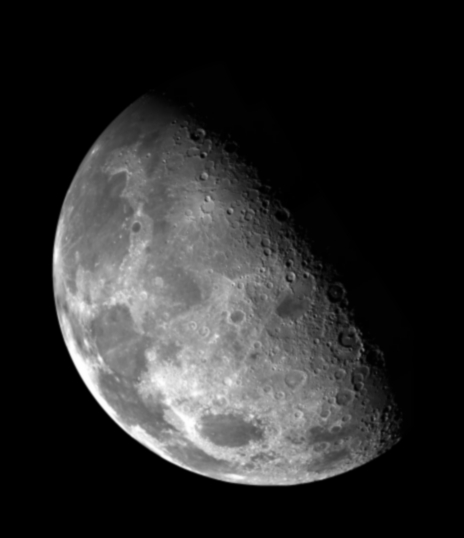
#> input picture Ex3/Immagini/luna.jpg, 464 x 538 px, found by its file name
$ python laplaciano.py
#> lines starting #> are read from the running program, lines starting #| are printed output that depends on the picture
### Librerie/MyLibrary.py
#!/usr/bin/env python3
# -*- coding: utf-8 -*-
"""
Created on Tue Apr 23 17:28:44 2024

@author: luketto
"""

import numpy as np              # importa Numpy
import matplotlib.pyplot as plt # importa Matplotlib
import scipy.ndimage as ndi     # importa Scipy per le immagini
import skimage.io as io         # importa il modulo Input/Output di SK-Imagex
import skimage.exposure as ex
from skimage.feature import local_binary_pattern

def leggiJPG(nomefile):
#> called with nomefile = 'luna.jpg'
    x = np.float64(io.imread(nomefile))
#> x: shape (538, 464) float64; min 0, max 255, mean 42.6
    #plt.figure()
    #plt.imshow(x, clim = None, cmap = "gray")
    return x

# [11 lines left out: functions leggiRAW, showImage, not called in this run]

def showTwoImages(nomeImmagine1, nomeImmagine2, descrizione1, descrizione2):
    plt.figure()
    plt.subplot(1,2,1)
    plt.imshow(nomeImmagine1, clim=None, cmap="gray")
    plt.title(descrizione1)
    plt.subplot(1,2,2)
    plt.imshow(nomeImmagine2, clim=None, cmap="gray");
    plt.title(descrizione2)

# [63 lines left out: functions show_three_images, show_histogram, extract_feature, glob_equaliz, loc_equaliz, smooth and 2 more, not called in this run]

def rgb2cmy(x):
    y = 1.0 - x
    return y

# [102 lines left out: functions rgb2cmyk, fourier_transform, graph, gaussLPF, rgb_to_hsi, hsi_to_rgb, not called in this run]


# [9 lines of commented-out code are left out]

### Ex3/Script/laplaciano.py
#!/usr/bin/env python3
# -*- coding: utf-8 -*-
"""
Filtri di sharpening
"""

import sys
sys.path.append('/Users/luketto/Desktop/II Semestre IV Anno/ESM/Esercizi/Librerie')
import MyLibrary as ml
import bitop as bit
import numpy as np              # importa Numpy
import matplotlib.pyplot as plt # importa Matplotlib
import scipy.ndimage as ndi     # importa Scipy per le immagini
import skimage.io as io         # importa il modulo Input/Output di SK-Imagex
import skimage.exposure as ex
import scipy.ndimage as ndi

x = ml.leggiJPG("luna.jpg")
h = np.array([[0,-1,0],[-1,4,-1],[0,-1,0]], dtype=np.float64)
z = ndi.correlate(x, h)
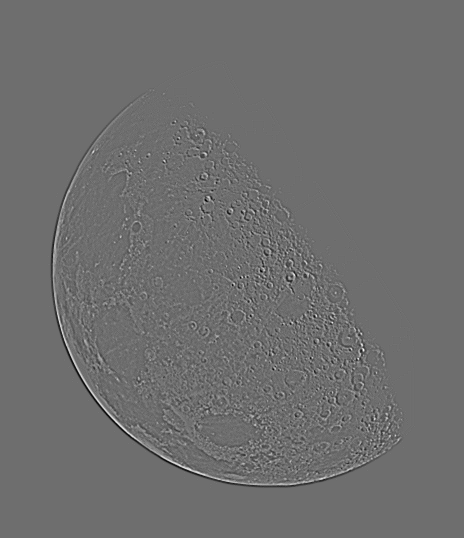
#> z: shape (538, 464) float64; min -82, max 107, mean 0; drawn with min black and max white


ml.showTwoImages(x, z, "Originale", "Filtrata")
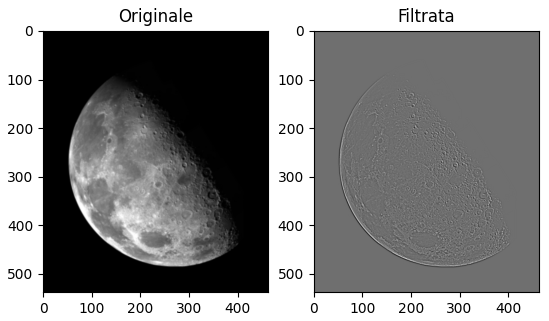
#> figure drawn by matplotlib, 2 panels
